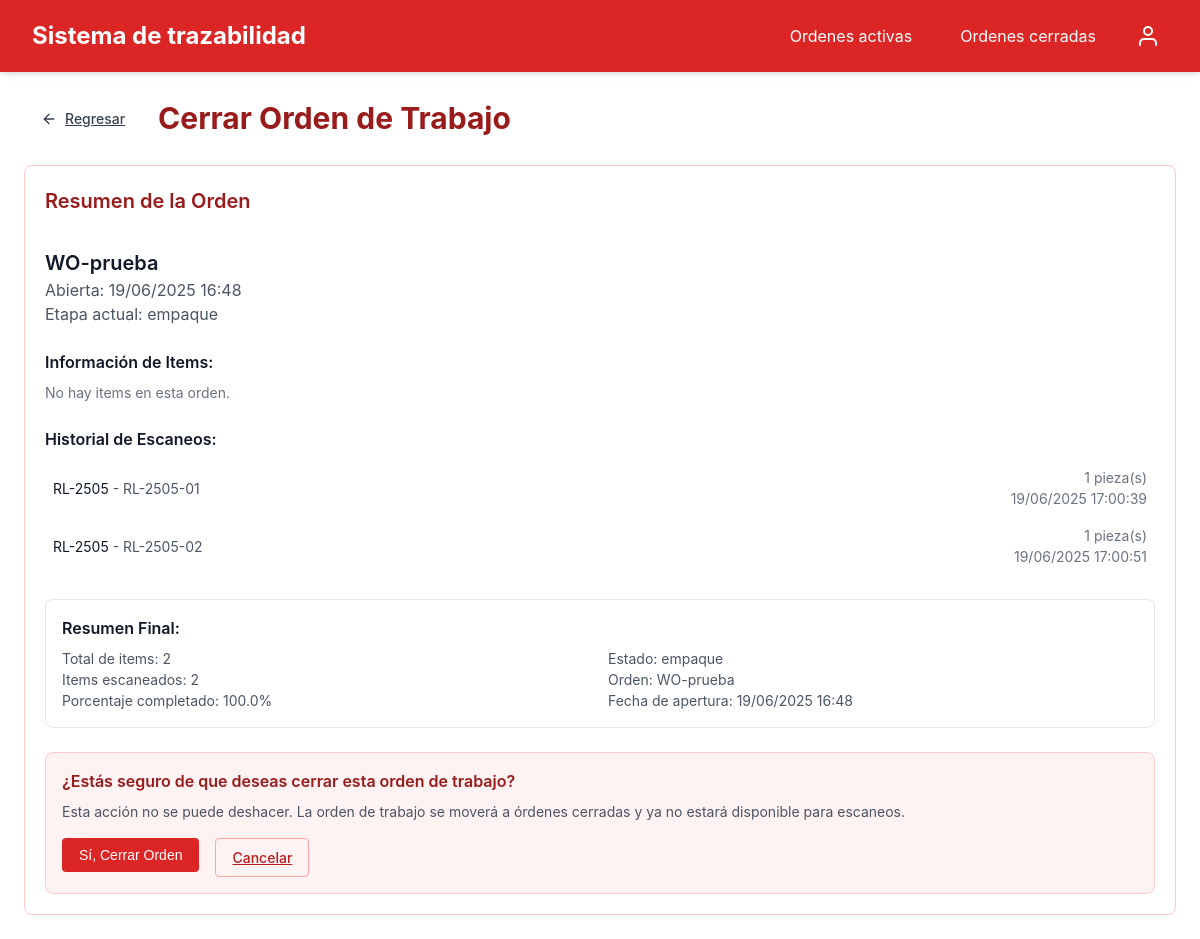
The page /ordenes/17/cerrar/ on the database its author committed.
### system/models.py (models this page shows, shortened)
class WorkOrders(models.Model):
    number = models.CharField(max_length=100, db_index=True)
    status = models.BooleanField(default=True)  # active or closed
    cells = models.ManyToManyField(Cells, related_name='workOrderItems')
    pub_date = models.DateTimeField(default=timezone.now)
    closed_date = models.DateTimeField(null=True, blank=True)
    closedBy = models.ForeignKey(User, on_delete=models.SET_NULL, null=True, blank=True)
    current_stage = models.CharField(
        max_length=10,
        choices=[('ensamble', 'Ensamble'), ('pintura', 'Pintura'), ('empaque', 'Empaque')],
        default='ensamble'
    )
    class Meta:
        verbose_name_plural = "Work Orders"

class Scans(models.Model):
    workOrderItems = models.ForeignKey(WorkOrderItems, on_delete=models.CASCADE, related_name='scans')
    items = models.ForeignKey(Items, on_delete=models.CASCADE, related_name='scans')
    timestamp = models.DateTimeField(default=timezone.now)
    scanned_items = models.PositiveIntegerField(default=1)
    class Meta:
        verbose_name_plural = "Scans"

class Items(models.Model):
    part_number = models.CharField(max_length=100, unique=True)
    cells = models.ManyToManyField(Cells, related_name='items')
    class Meta:
        verbose_name_plural = "Items"

class WorkOrderItems(models.Model):
    workorders = models.ForeignKey(WorkOrders, on_delete=models.CASCADE, related_name='work_order_items')
    items = models.ForeignKey(Items, on_delete=models.CASCADE, related_name='work_order_items')
    quantity = models.PositiveIntegerField(default=1)
    serialized_part_number = models.CharField(max_length=100, blank=True, null=True)
    class Meta:
        verbose_name_plural = "Work Order Items"

### system/views.py (the view)
# urls.py: path("ordenes/<int:order_id>/cerrar/", close_order_view, name="close_order"),
def close_order_view(request, order_id):
    work_order = get_object_or_404(WorkOrders, id=order_id, status=True)
    if work_order.current_stage != 'empaque':
        messages.error(request, 'Debes completar todas las etapas antes de cerrar')
        return redirect('activeWorkOrdersDetail', order_id=order_id)
    total_items = WorkOrderItems.objects.filter(workorders=work_order).count()
    scanned_items = Scans.objects.filter(
        workOrderItems__workorders=work_order
    ).count()
    if scanned_items < total_items:
        messages.error(request, 'Debes escanear todas las piezas antes de cerrar')
        return redirect('activeWorkOrdersDetail', order_id=order_id)
    work_order_items = WorkOrderItems.objects.filter(workorders=work_order).select_related('items')
    all_scans = []
    total_items = 0
    total_scanned = 0
    for item in work_order_items:
        scans = Scans.objects.filter(workOrderItems=item).select_related('items').order_by('-timestamp')
        all_scans.extend(scans)
        total_items += 1  # Cada item serializado cuenta como 1
        if scans.exists():
            total_scanned += 1
    context = {
        'work_order': work_order,
        'all_scans': all_scans,
        'work_order_items': work_order_items,
        'total_items': total_items,
        'total_scanned': total_scanned,
        'completion_percentage': (total_scanned / total_items * 100) if total_items > 0 else 0
    }
    return render(request, 'system/closeOrder.html', context)

### system/templates/system/closeOrder.html (shortened to what this page needs)
{% extends 'system/base.html' %}
{% block content %}
<div class="space-y">
    <div class="header-with-back">
        <a href="{% url 'activeWorkOrdersDetail' order_id=work_order.id %}" class="btn btn-ghost btn-icon">
            <svg xmlns="http://www.w3.org/2000/svg" width="16" height="16" viewBox="0 0 24 24" fill="none" stroke="currentColor" stroke-width="2" stroke-linecap="round" stroke-linejoin="round">
                <line x1="19" y1="12" x2="5" y2="12"></line>
                <polyline points="12 19 5 12 12 5"></polyline>
            </svg>
            Regresar
        </a>
        <h1 class="page-title">Cerrar Orden de Trabajo</h1>
    </div>
    <div class="card">
        <div class="card-header">
            <h2 class="card-title">Resumen de la Orden</h2>
        </div>
        <div class="card-content">
            <div class="space-y">
                <div>
                    <h3 class="text-xl font-semibold">WO-{{ work_order.number }}</h3>
                    <p class="text-gray-600">Abierta: {{ work_order.pub_date|date:'d/m/Y H:i' }}</p>
                    <p class="text-gray-600">Etapa actual: <span class="capitalize">{{ work_order.current_stage }}</span></p>
                </div>
                <div>
                    <h4 class="font-semibold mb-2">Información de Items:</h4>
                    {% with work_order_items=work_order.workorderitems_set.all %}
                    <div class="space-y-2">
                        {% for wo_item in work_order_items %}
                        <div class="bg-gray-50 p-3 rounded">
                            <div class="flex justify-between items-start">
                                <div>
                                    <p class="font-medium">{{ wo_item.items.part_number }}</p>
                                    <p class="text-sm text-gray-600">{{ wo_item.items.description }}</p>
                                    <p class="text-sm text-gray-600">Número serializado: {{ wo_item.serialized_part_number }}</p>
                                </div>
                                <div class="text-right">
                                    <p class="text-sm font-medium">Cantidad: {{ wo_item.quantity }}</p>
                                    {% with scanned_count=wo_item.scans_set.count %}
                                    <p class="text-sm {% if scanned_count >= 1 %}text-green-600{% else %}text-red-600{% endif %}">
                                        Escaneado: {{ scanned_count }}/1
                                    </p>
                                    {% endwith %}
                                </div>
                            </div>
                            <div class="mt-2">
                                <p class="text-xs text-gray-500 mb-1">Celdas asignadas:</p>
                                <div class="flex flex-wrap gap-1">
                                    {% for cell in wo_item.items.cells.all %}
                                    <span class="badge badge-outline text-xs">{{ cell.work_cell }} ({{ cell.lineType }})</span>
                                    {% endfor %}
                                </div>
                            </div>
                        </div>
                        {% empty %}
                        <p class="text-sm text-gray-500">No hay items en esta orden.</p>
                        {% endfor %}
                    </div>
                    {% endwith %}
                </div>
                <div>
                    <h4 class="font-semibold mb-2">Historial de Escaneos:</h4>
                    <div class="space-y-1 max-h-60 overflow-y-auto">
                        {% if all_scans %}
                            {% for scan in all_scans %}
                            <div class="flex justify-between items-center text-sm bg-green-50 p-2 rounded border-l-4 border-green-400">
                                <div>
                                    <span class="font-medium">{{ scan.items.part_number }}</span>
                                    <span class="text-gray-600">- {{ scan.workOrderItems.serialized_part_number }}</span>
                                </div>
                                <div class="text-right text-xs text-gray-500">
                                    <p>{{ scan.scanned_items }} pieza(s)</p>
                                    <p>{{ scan.timestamp|date:'d/m/Y H:i:s' }}</p>
                                </div>
                            </div>
                            {% endfor %}
                        {% else %}
                        <p class="text-sm text-gray-500 p-2">No hay escaneos registrados.</p>
                        {% endif %}
                    </div>
                </div>
                <div class="bg-blue-50 border border-blue-200 rounded-lg p-4">
                    <h4 class="font-semibold text-blue-800 mb-2">Resumen Final:</h4>
                    <div class="grid grid-cols-2 gap-4 text-sm">
                        <div>
                            <p class="text-gray-600">Total de items: <span class="font-medium">{{ total_items }}</span></p>
                            <p class="text-gray-600">Items escaneados: <span class="font-medium">{{ total_scanned }}</span></p>
                            <p class="text-gray-600">Porcentaje completado: <span class="font-medium">{{ completion_percentage|floatformat:1 }}%</span></p>
                        </div>
                        <div>
                            <p class="text-gray-600">Estado: <span class="capitalize font-medium">{{ work_order.current_stage }}</span></p>
                            <p class="text-gray-600">Orden: <span class="font-medium">WO-{{ work_order.number }}</span></p>
                            <p class="text-gray-600">Fecha de apertura: <span class="font-medium">{{ work_order.pub_date|date:'d/m/Y H:i' }}</span></p>
                        </div>
                    </div>
                </div>
                <div class="bg-red-50 border border-red-200 rounded-lg p-4">
                    <h4 class="font-semibold text-red-800 mb-2">¿Estás seguro de que deseas cerrar esta orden de trabajo?</h4>
                    <p class="text-sm text-gray-600 mb-4">
                        Esta acción no se puede deshacer. La orden de trabajo se moverá a órdenes cerradas y ya no estará disponible para escaneos.
                    </p>
                    <div class="flex gap-4">
                        <form method="post" action="{% url 'confirm_close_order' order_id=work_order.id %}">
                            <button type="submit" class="btn btn-primary" onclick="return confirm('¿Confirmas el cierre definitivo de la orden WO-{{ work_order.number }}?')">
                                Sí, Cerrar Orden
                            </button>
                        </form>
                        <a href="{% url 'activeWorkOrdersDetail' order_id=work_order.id %}" class="btn btn-outline">
                            Cancelar
                        </a>
                    </div>
                </div>
            </div>
        </div>
    </div>
</div>
{% endblock %}

### system/templates/system/base.html (style rules this page uses)
:root { --color-red-50: #fef2f2; --color-red-100: #fee2e2; --color-red-200: #fecaca; --color-red-300: #fca5a5; --color-red-400: #f87171; --color-red-500: #ef4444; --color-red-600: #dc2626; --color-red-700: #b91c1c; --color-red-800: #991b1b; --color-red-900: #7f1d1d; --color-gray-50: #f9fafb; --color-gray-100: #f3f4f6; --color-gray-200: #e5e7eb; --color-gray-300: #d1d5db; --color-gray-400: #9ca3af; --color-gray-500: #6b7280; --color-gray-600: #4b5563; --color-gray-700: #374151; --color-gray-800: #1f2937; --color-gray-900: #111827; --color-green-100: #dcfce7; --color-green-600: #16a34a; --color-green-800: #166534; }
* { box-sizing: border-box; margin: 0; padding: 0; }
body { font-family: -apple-system, BlinkMacSystemFont, "Segoe UI", Roboto, Oxygen, Ubuntu, Cantarell, "Open Sans", "Helvetica Neue", sans-serif; line-height: 1.5; color: var(--color-gray-900); background-color: white; }
.space-y { display: flex; flex-direction: column; gap: 1.5rem; }
.header-with-back { display: flex; align-items: center; gap: 1rem; }
.page-title { font-size: 1.875rem; font-weight: bold; color: var(--color-red-800); }
.btn { display: inline-flex; align-items: center; justify-content: center; padding: 0.5rem 1rem; font-size: 0.875rem; font-weight: 500; border-radius: 0.25rem; cursor: pointer; transition: background-color 0.2s, border-color 0.2s; border: 1px solid transparent; }
.btn-primary { background-color: var(--color-red-600); color: white; }
.btn-outline { background-color: transparent; border-color: var(--color-red-300); color: var(--color-red-700); }
.btn-ghost { background-color: transparent; color: var(--color-gray-700); }
.btn-icon { display: inline-flex; align-items: center; }
.btn-icon svg { margin-right: 0.5rem; }
.card { background-color: white; border-radius: 0.5rem; border: 1px solid var(--color-red-200); overflow: hidden; }
.card-header { padding: 1.25rem 1.25rem 0.75rem; }
.card-title { font-size: 1.25rem; font-weight: 600; color: var(--color-red-800); }
.card-content { padding: 1.25rem; }
.flex { display: flex; }
.items-center { align-items: center; }
.justify-between { justify-content: space-between; }
.gap-4 { gap: 1rem; }
.text-right { text-align: right; }
.text-sm { font-size: 0.875rem; }
.text-xl { font-size: 1.25rem; }
.font-semibold { font-weight: 600; }
.text-gray-500 { color: var(--color-gray-500); }
.text-gray-600 { color: var(--color-gray-600); }
.text-red-800 { color: var(--color-red-800); }
.mb-2 { margin-bottom: 0.5rem; }
.mb-4 { margin-bottom: 1rem; }
.p-2 { padding: 0.5rem; }
.p-4 { padding: 1rem; }
.border { border: 1px solid var(--color-gray-200); }
.border-red-200 { border-color: var(--color-red-200); }
.rounded { border-radius: 0.25rem; }
.rounded-lg { border-radius: 0.5rem; }
.bg-red-50 { background-color: var(--color-red-50); }
.grid { display: grid; gap: 1rem; }
.grid-cols-2 { grid-template-columns: repeat(2, 1fr); }

### rows shown on the page
WorkOrders: number "prueba", pub_date "19/06/2025 16:48", current_stage "empaque"
Scans: items.part_number "RL-2505", workOrderItems.serialized_part_number "RL-2505-01", scanned_items "1", timestamp "19/06/2025 17:00:39"
Scans: items.part_number "RL-2505", workOrderItems.serialized_part_number "RL-2505-02", scanned_items "1", timestamp "19/06/2025 17:00:51"

### other values the page prints
{{ total_items }} "2"
{{ total_scanned }} "2"
{{ completion_percentage|floatformat:1 }} "100.0"
